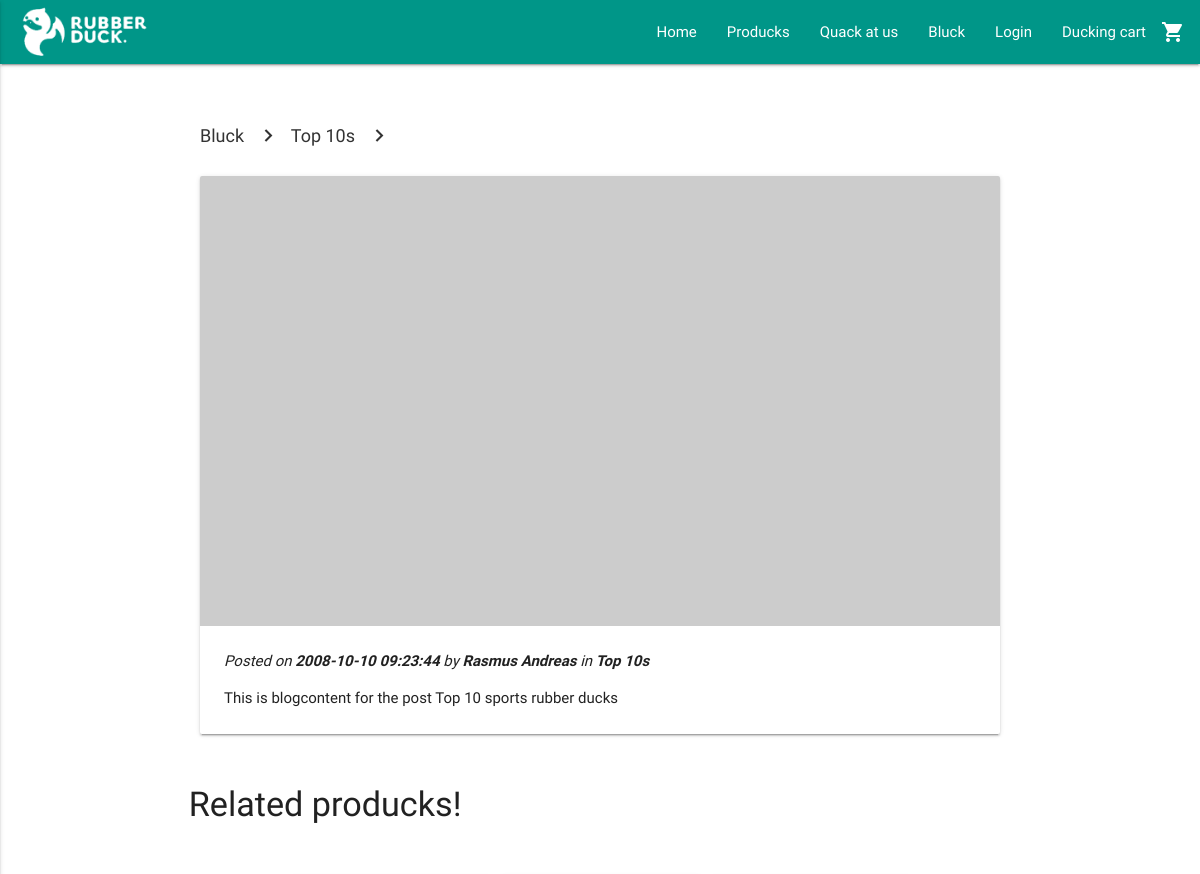
Page /view/post.php?post=2 (upper part) on the earlier database version.
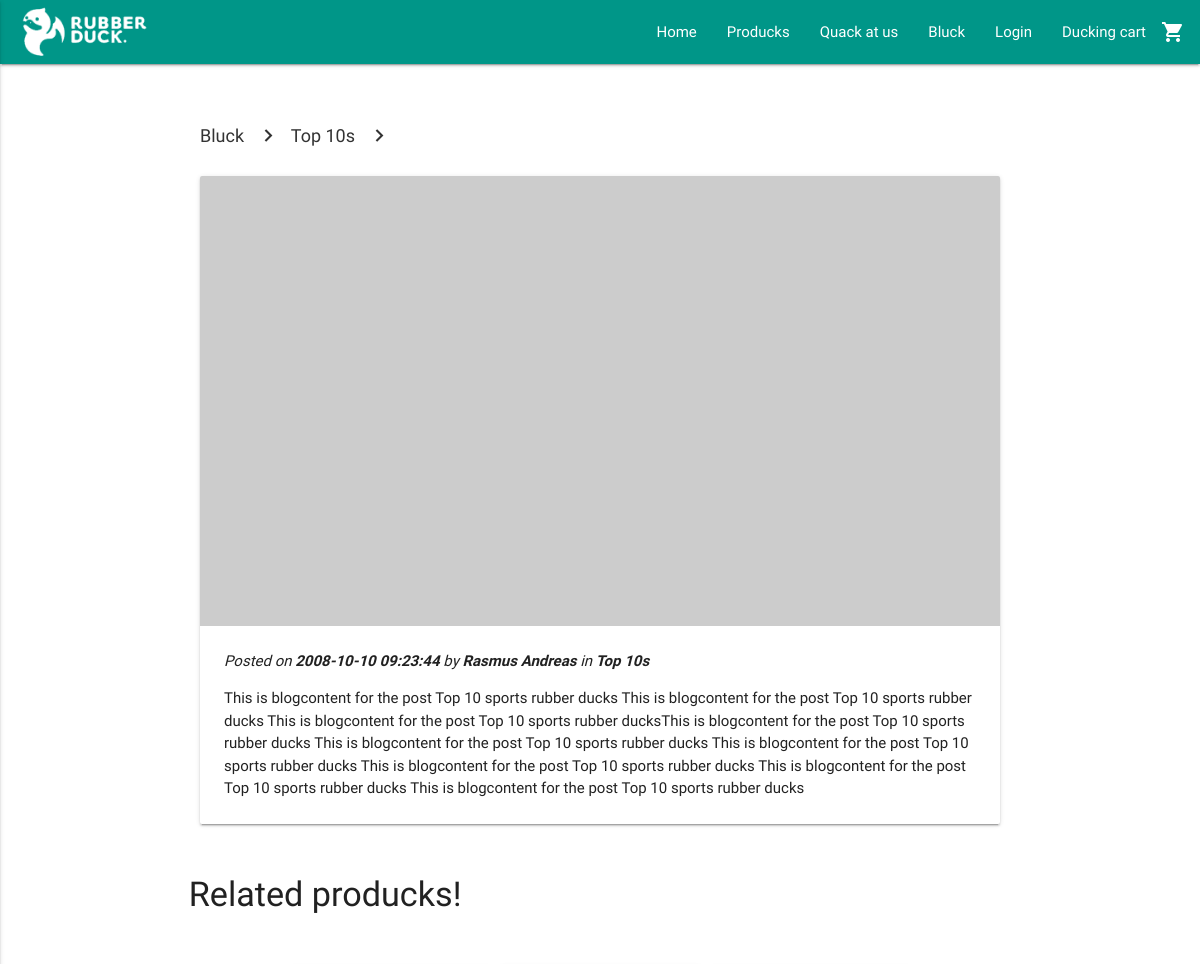
Same page on the later database version.
### tables this page shows
CREATE TABLE BlogPost (
  BlogPostID int AUTO_INCREMENT NOT NULL PRIMARY KEY,
  Title varchar(255) NOT NULL,
  SeoTitle varchar(255) NULL,
  MetaDescription varchar(255) NULL,
  BlogContent TEXT NOT NULL,
  BlogDate TIMESTAMP NOT NULL,
  UserEmail varchar(255) NOT NULL,  
  BlogCategoryID int(20) NOT NULL,  
  RelatedProducts int NULL  
);

### model/blogDAO.php (called while the page is built, shortened)
<?php
require_once('../includes/connection.php');
function getPost($blogID) {
  global $connection;
  $query = "SELECT * FROM BlogPost WHERE `BlogPostID` = $blogID";
  $result = mysqli_query($connection, $query);
  $row = mysqli_fetch_assoc($result);
  return $row;
}
function getBlogCategory($id) {
  global $connection;
  $prodCatResult = mysqli_query($connection, "SELECT * FROM `BlogCategory` WHERE BlogCategoryID = $id");
  $row = mysqli_fetch_assoc($prodCatResult);
  return $row;
}
function getAuthor($authorEmail) {
  global $connection;
  $query = "SELECT * FROM `User` WHERE UserEmail = '{$authorEmail}'";
  $result = mysqli_query($connection, $query);
  $row = mysqli_fetch_assoc($result);
  return $row;
}
?>

### model/productDAO.php (called while the page is built, shortened)
<?php
require_once("../includes/connection.php");
function getRelatedProducts($productCat) {
  global $connection;
  $query = "SELECT * FROM Product WHERE ProductCategoryID = $productCat AND ProductStatus = 1 LIMIT 5";
  $result = mysqli_query($connection, $query);
  return $result;
}

### view/post.php (the view, shortened to what this page needs)
<?php require_once('../includes/header.php');
require_once("../model/blogDAO.php");
require_once("../model/productDAO.php");
$post = $_GET["post"];
$postData = getPost($post);
$related = getRelatedProducts($postData["RelatedProducts"]);
$breadcrumbCat = getBlogCategory($postData["BlogCategoryID"]);
$author = getAuthor($postData["UserEmail"]);
?>
  <div class="container post-container">
      <nav class="breadcrumb-nav">
        <div class="nav-wrapper">
          <div class="col s12">
            <a href="blog.php" class="breadcrumb">Bluck</a>
            <a href="blog.php?cat=<?php echo $postData["BlogCategoryID"]; ?>" class="breadcrumb"><?php echo $breadcrumbCat["CategoryName"]; ?></a>
            <a href="#!" class="breadcrumb"><?php echo $postData["Titel"]; ?></a>
          </div>
        </div>
      </nav>
      <div class="row">
        <div class="col s12">
          <div class="card">
            <div class="card-image">
              <img src="http://via.placeholder.com/1920x1080">
              <span class="card-title"><?php echo $postData["Titel"]; ?></span>
            </div>
            <div class="card-content">
              <i>Posted on <b><?php echo $postData["BlogDate"]; ?></b> by <b><?php echo $author["FirstName"]; ?></b> in <b><?php echo $breadcrumbCat["CategoryName"]; ?></b></i>
              <p><?php echo $postData["BlogContent"]; ?></p>
            </div>
          </div>
        </div>
      </div>
      <div class="row">
        <?php if(isset($postData["RelatedProducts"])) { ?>
          <div class="carousel product-slider">
      			<h4>Related producks!</h4>
            <?php
              while($row = mysqli_fetch_array($related)) {
                ?>
                  <a class='carousel-item' href='product.php?item=<?php echo $row["ItemNumber"]; ?>'>
                  </a>
                <?php
              }
            ?>
          </div>
        <?php } ?>
      </div>
  </div>
<?php require_once('../includes/footer.php') ?>

Differences in the rows shown:
changed blogpost: BlogContent "This is blogcontent for the post Top 10 sports rubber ducks" → "…10 sports rubber ducks This is blogcontent for the post Top 10 sports rubber ducks This is blogcontent for the post Top 10 sports rubber ducksThis is blogcontent for the post Top 10 sports rubber ducks This is blogcontent for the post Top 10 sports rubber ducks This is blogcontent for the post Top 10 sports rubber ducks This is blogcontent for the post Top 10 sports rubber ducks This is blogcontent for the post Top 10 sports rubber ducks This is blogcontent for the post Top 10 sports rubber ducks"
